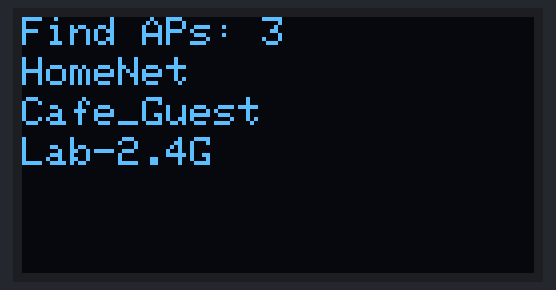
Recording of a sketch running on a simulated ESP8266 (NodeMCU). On the bench: 128×64 one-colour display. A WiFi scan finds three made-up networks.

Above: at 3.1 s.

The sketch:

Scanner.ino
```cpp
#include <Wire.h>
#include <Adafruit_GFX.h>
#include <Adafruit_SSD1306.h>
#include <ESP8266WiFi.h>
extern "C" {
  #include "user_interface.h"
}


#define SCREEN_WIDTH 128
#define SCREEN_HEIGHT 64

// SDA = GPIO0, SCL = GPIO2
#define SDA_PIN 0
#define SCL_PIN 2

Adafruit_SSD1306 display(SCREEN_WIDTH, SCREEN_HEIGHT, &Wire, -1);

void setup() {
  Wire.begin(SDA_PIN, SCL_PIN);
  display.begin(SSD1306_SWITCHCAPVCC, 0x3C);

  display.clearDisplay();
  display.setTextSize(1);
  display.setTextColor(SSD1306_WHITE);
  display.setCursor(0,0);
  display.println(F("Scanning WiFi APs..."));
  display.display();

  WiFi.mode(WIFI_STA);
  WiFi.disconnect();
  delay(1000);
}

void loop() {
  int n = WiFi.scanNetworks();

  display.clearDisplay();
  display.setCursor(0, 0);

  if (n == 0) {
    display.println(F("Cant find APs"));
  } else {
    display.println("Find APs: " + String(n));
    for (int i = 0; i < n && i < 6; ++i) {
      display.setCursor(0, (i+1) * 10);
      display.println(WiFi.SSID(i));
    }
  }
  display.display();
  delay(5000);
}
```
